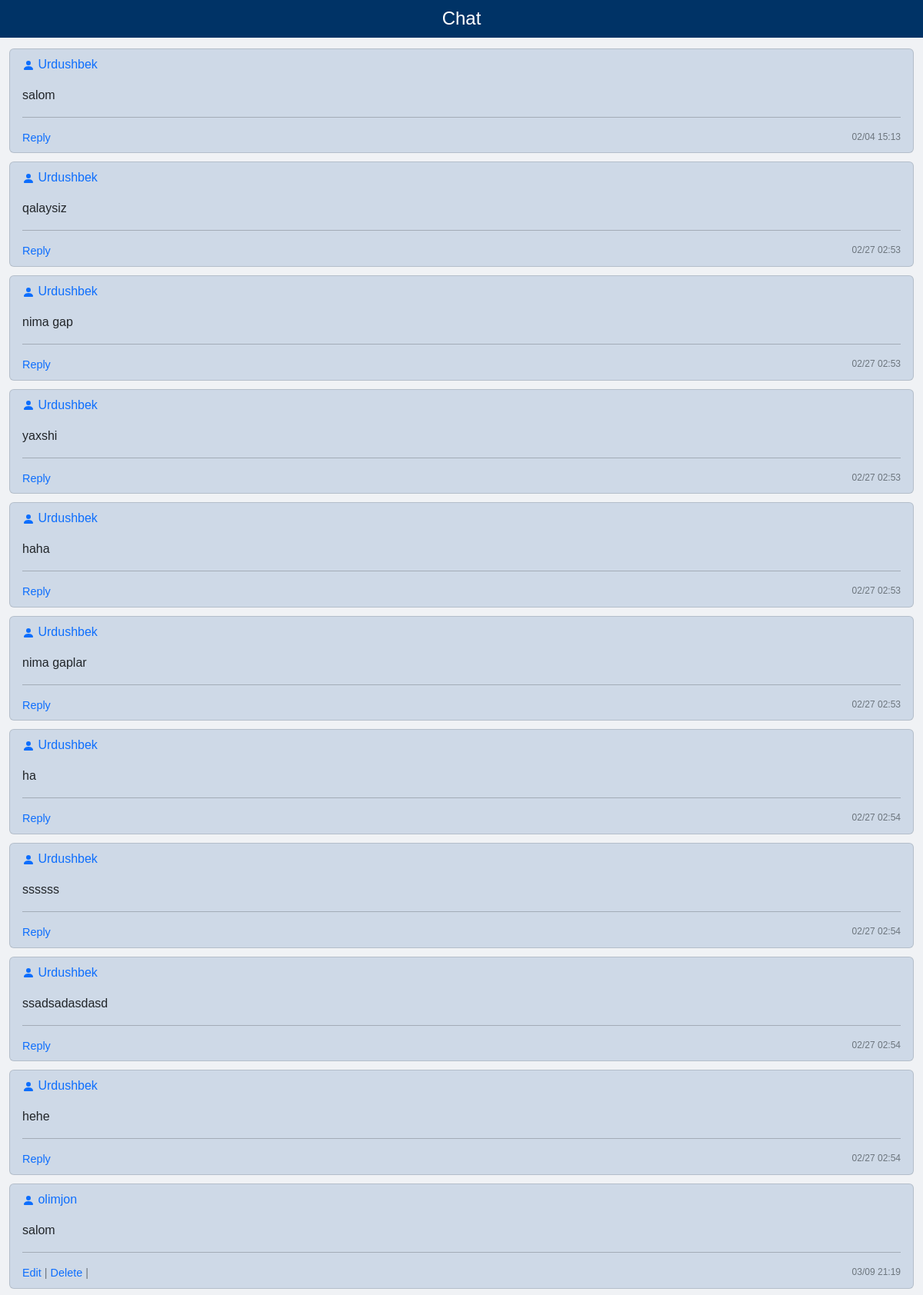
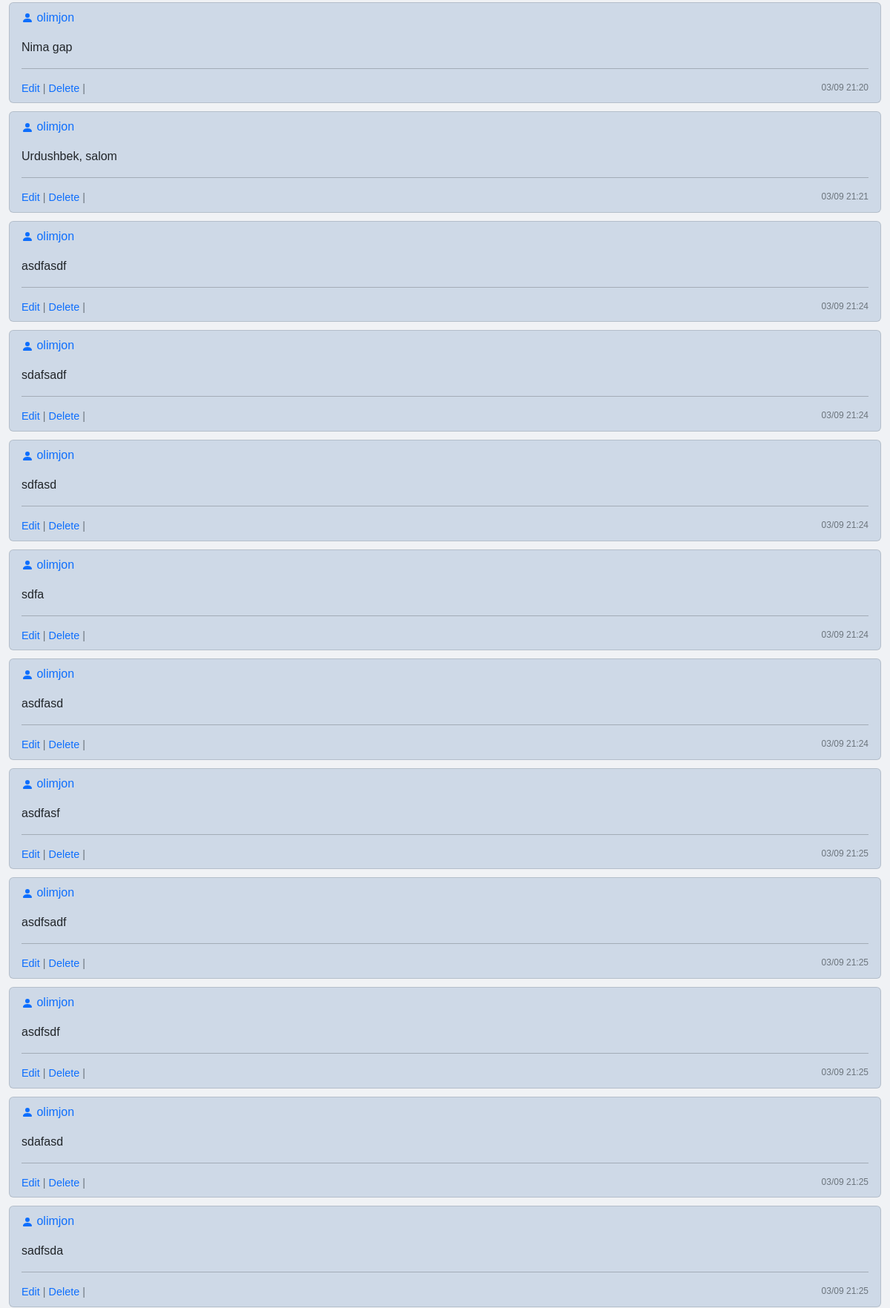
The page /chat/ (signed in, upper part) on the database its author committed (2 pictures, top to bottom).
### chats/models.py (models this page shows, shortened)
class ChatMessage(models.Model):
    user = models.ForeignKey(settings.AUTH_USER_MODEL, on_delete=models.CASCADE)
    message = models.TextField(max_length=1500)
    timestamp = models.DateTimeField(auto_now_add=True)
    class Meta:
        ordering = ['-timestamp']

### accounts/models.py (models this page shows)
class CustomUser(AbstractUser):
    phone_number = models.CharField(max_length=20, blank=False, null=False)
    telegram = models.CharField(max_length=500, blank=True, null=True, default="Not filled in!")

### chats/views.py (the view, shortened to what this page needs)
# urls.py: path('chat/', ChatView.as_view(), name='chat'),
class ChatView(LoginRequiredMixin, View):
    template_name = 'chat.html'
    def get(self, request):
        chat_messages = ChatMessage.objects.all().order_by('-timestamp')[:50]
        last_message_time = request.session.get('last_message_time')
        current_time = time.time()
        if last_message_time is None or current_time - last_message_time > 2:
            can_post = True
        else:
            can_post = False
        chat_form = ChatForm()
        context = {
            'chat_messages': chat_messages,
            'chat_form': chat_form,
            'can_post': can_post,
        }
        return render(request, self.template_name, context)

### job/context_processors.py (called while the page is built)
def regions(request):
    return {'regions': Region.objects.all()}

### templates/chat.html (shortened to what this page needs)
{% extends 'base.html' %}
{% block title %}Chat{% endblock title %}
{% block content %}
{% for message in chat_messages reversed %}
<div class="list-group marginuz">
    <div class="list-group-item bg-detail text-dark">
        <p><a href="{% url 'user_profile' message.user.id %}">
                <svg xmlns="http://www.w3.org/2000/svg" width="16" height="16" fill="currentColor"
                    class="bi bi-person-fill" viewBox="0 0 16 16">
                    <path d="M3 14s-1 0-1-1 1-4 6-4 6 3 6 4-1 1-1 1H3Zm5-6a3 3 0 1 0 0-6 3 3 0 0 0 0 6Z"></path>
                </svg>
                {{ message.user.username }}</a></p>
        <p>{{ message.message }} <br></p>
        <hr>
        <span class="small-left text-secondary fw-light">
            {% if message.user.id == user.id or user.is_superuser %}
            <a href="#" data-bs-toggle="modal" data-bs-target="#editModal{{ message.pk }}">Edit</a> |
            <a href="#" data-bs-toggle="modal" data-bs-target="#deleteModal{{ message.pk }}">Delete</a> |
            {% endif %}
            {% if not message.user.id == user.id %}
            <a href="#reply" class="reply-link" data-username="{{ message.user.username }}">Reply</a>
            {% endif %}
        </span>
        <span class="small-right text-secondary fw-light">
            {{ message.timestamp|date:"m/d " }} {{ message.timestamp|date:"H:i" }}
        </span>
    </div>
</div>
{% endfor %}
{% endblock %}

### static/css/style2.css (style rules this page uses)
:root { --blue: #206bc4; --indigo: #4263eb; --purple: #ae3ec9; --pink: #d6336c; --red: #d63939; --orange: #f76707; --yellow: #f59f00; --green: #2fb344; --teal: #0ca678; --cyan: #17a2b8; --black: #000000; --white: #ffffff; --gray: #49566c; --gray-dark: #212932; --gray-100: #f1f5f9; --gray-200: #e2e8f0; --gray-300: #c8d3e1; --gray-400: #9ba9be; --gray-500: #6c7a91; --gray-600: #49566c; --gray-700: #313c52; --gray-800: #212932; --gray-900: #0f172a; --primary: #206bc4; --secondary: #616876; --success: #2fb344; --info: #4299e1; --warning: #f76707; --danger: #d63939; --light: #f8fafc; --dark: #212932; --muted: #616876; --azure: #4299e1; --lime: #74b816; --facebook: #1877F2; --twitter: #1da1f2; --linkedin: #0a66c2; --google: #dc4e41; --youtube: #ff0000; --vimeo: #1ab7ea; --dribbble: #ea4c89; --github: #181717; --instagram: #e4405f; --pinterest: #bd081c; --vk: #6383a8; --rss: #ffa500; --flickr: #0063dc; --bitbucket: #0052cc; --tabler: #206bc4; --primary-rgb: 32, 107, 196; --secondary-rgb: 97, 104, 118; --success-rgb: 47, 179, 68; --info-rgb: 66, 153, 225; --warning-rgb: 247, 103, 7; --danger-rgb: 214, 57, 57; --light-rgb: 248, 250, 252; --dark-rgb: 29, 39, 59; --muted-rgb: 97, 104, 118; --blue-rgb: 32, 107, 196; --azure-rgb: 66, 153, 225; --indigo-rgb: 66, 99, 235; --purple-rgb: 174, 62, 201; --pink-rgb: 214, 51, 108; --red-rgb: 214, 57, 57; --orange-rgb: 247, 103, 7; --yellow-rgb: 245, 159, 0; --lime-rgb: 116, 184, 22; --green-rgb: 47, 179, 68; --teal-rgb: 12, 166, 120; --cyan-rgb: 23, 162, 184; --facebook-rgb: 24, 119, 242; --twitter-rgb: 29, 161, 242; --linkedin-rgb: 10, 102, 194; --google-rgb: 220, 78, 65; --youtube-rgb: 255, 0, 0; --vimeo-rgb: 26, 183, 234; --dribbble-rgb: 234, 76, 137; --github-rgb: 24, 23, 23; --instagram-rgb: 228, 64, 95; --pinterest-rgb: 189, 8, 28; --vk-rgb: 99, 131, 168; --rss-rgb: 255, 165, 0; --flickr-rgb: 0, 99, 220; --bitbucket-rgb: 0, 82, 204; --tabler-rgb: 32, 107, 196; --white-rgb: 255, 255, 255; --black-rgb: 0, 0, 0; --body-color-rgb: 29, 39, 59; --body-bg-rgb: 241, 245, 249; --font-sans-serif: Inter, -apple-system, BlinkMacSystemFont, San Francisco, Segoe UI, Roboto, Helvetica Neue, sans-serif; --font-monospace: Menlo, Monaco, Consolas, Liberation Mono, Courier New, monospace; --gradient: linear-gradient(180deg, rgba(255, 255, 255, 0.15), rgba(255, 255, 255, 0)); --body-font-family: var(--font-sans-serif); --body-font-size: 0.9375rem; --body-font-weight: 400; --body-line-height: 1.4285714286; --body-letter-spacing: normal; --body-color: #212932; --body-bg: #f1f5f9; --border-width: 1px; --border-style: solid; --border-color: #e6e7e9; --border-color-translucent: rgba(97, 104, 118, 0.16); --border-radius: 4px; --border-radius-sm: 2px; --border-radius-lg: 8px; --border-radius-2lg: 12px; --border-radius-xl: 1rem; --border-radius-2xl: 2rem; --border-radius-pill: 100rem; --link-color: var(--primary); --link-hover-color: var(--primary-darken); --code-color: var(--gray-600); --highlight-bg: #fdeccc; --breakpoint-xs: 0; --breakpoint-sm: 576px; --breakpoint-md: 768px; --breakpoint-lg: 992px; --breakpoint-xl: 1200px; --breakpoint-xxl: 1400px; }
body { font-family: 'Noto Sans KR', sans-serif; background-color: #F0F2F5; color: white; font-size: 100%; overflow-wrap: break-word; }
a { text-decoration-line: none; }
.marginuz { padding-top: 10px; padding-bottom: 1px; }
.bg-detail { background: #CED9E7 ; }
.small-right { float: right; font-size: 75%; }
.small-left { float: left; font-size: 90%; }

### rows shown on the page
ChatMessage: user.username "Urdushbek", message "salom", timestamp "02/04", timestamp "15:13"
ChatMessage: user.username "Urdushbek", message "qalaysiz", timestamp "02/27", timestamp "02:53"
ChatMessage: user.username "Urdushbek", message "nima gap", timestamp "02/27", timestamp "02:53"
ChatMessage: user.username "Urdushbek", message "yaxshi", timestamp "02/27", timestamp "02:53"
ChatMessage: user.username "Urdushbek", message "haha", timestamp "02/27", timestamp "02:53"
ChatMessage: user.username "Urdushbek", message "nima gaplar", timestamp "02/27", timestamp "02:53"
ChatMessage: user.username "Urdushbek", message "ha", timestamp "02/27", timestamp "02:54"
ChatMessage: user.username "Urdushbek", message "ssssss", timestamp "02/27", timestamp "02:54"
ChatMessage: user.username "Urdushbek", message "ssadsadasdasd", timestamp "02/27", timestamp "02:54"
ChatMessage: user.username "Urdushbek", message "hehe", timestamp "02/27", timestamp "02:54"
ChatMessage: user.username "olimjon", message "salom", timestamp "03/09", timestamp "21:19"
ChatMessage: user.username "olimjon", message "Nima gap", timestamp "03/09", timestamp "21:20"
ChatMessage: user.username "olimjon", message "Urdushbek, salom", timestamp "03/09", timestamp "21:21"
ChatMessage: user.username "olimjon", message "asdfasdf", timestamp "03/09", timestamp "21:24"
ChatMessage: user.username "olimjon", message "sdafsadf", timestamp "03/09", timestamp "21:24"
ChatMessage: user.username "olimjon", message "sdfasd", timestamp "03/09", timestamp "21:24"
ChatMessage: user.username "olimjon", message "sdfa", timestamp "03/09", timestamp "21:24"
ChatMessage: user.username "olimjon", message "asdfasd", timestamp "03/09", timestamp "21:24"
ChatMessage: user.username "olimjon", message "asdfasf", timestamp "03/09", timestamp "21:25"
ChatMessage: user.username "olimjon", message "asdfsadf", timestamp "03/09", timestamp "21:25"
ChatMessage: user.username "olimjon", message "asdfsdf", timestamp "03/09", timestamp "21:25"
ChatMessage: user.username "olimjon", message "sdafasd", timestamp "03/09", timestamp "21:25"
ChatMessage: user.username "olimjon", message "sadfsda", timestamp "03/09", timestamp "21:25"
